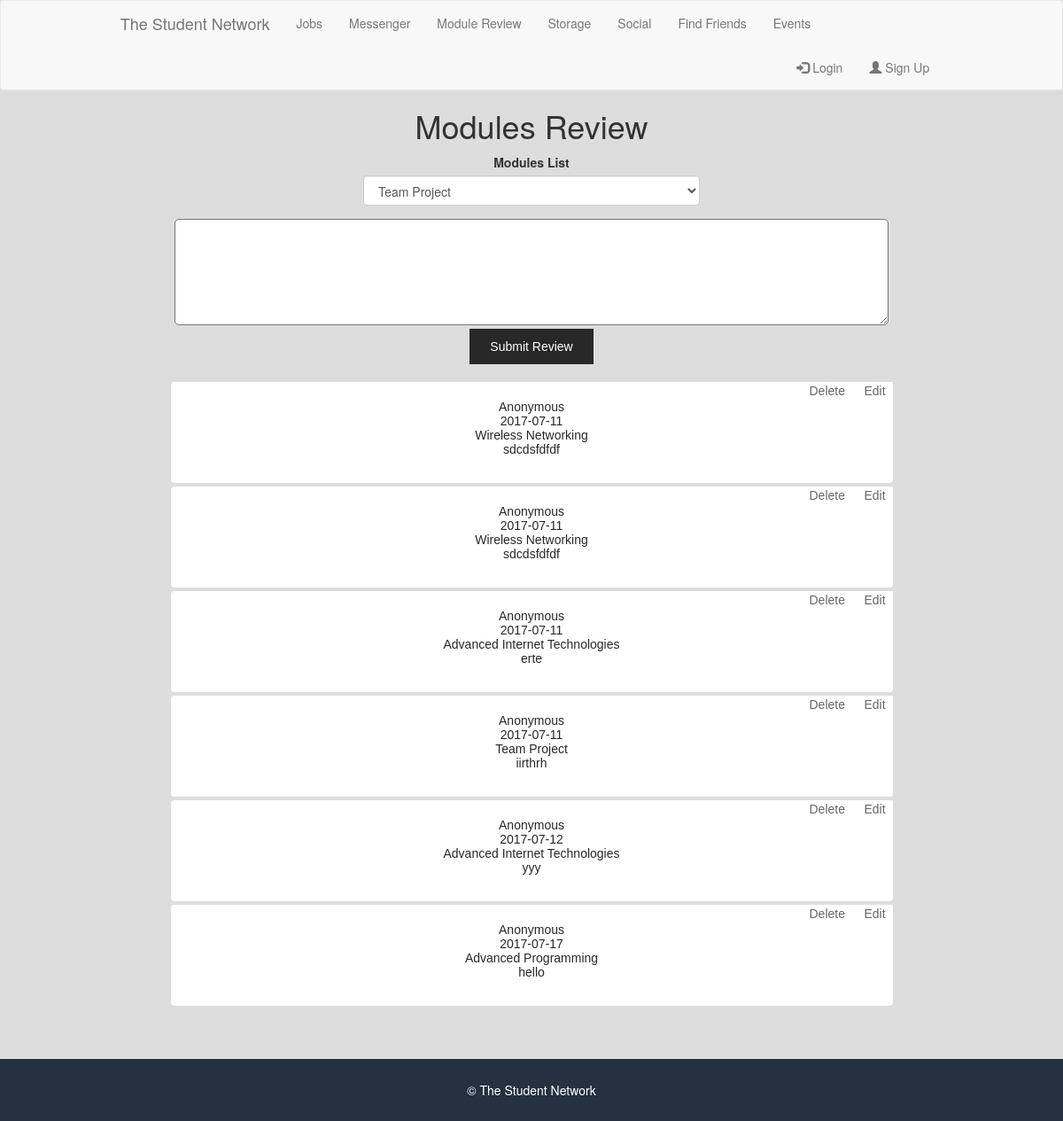
Screenshot of /ModuleReview/index.php with the database file from the repository.
### tables this page shows
CREATE TABLE IF NOT EXISTS `comments` (
  `cid` int(11) NOT NULL AUTO_INCREMENT,
  `uid` varchar(128) NOT NULL,
  `date` date NOT NULL,
  `mPic` varchar(255) NOT NULL,
  `message` text NOT NULL,
  PRIMARY KEY (`cid`)
);

### ModuleReview/comments.link.php (the view, shortened to what this page needs)
<?php
function getComments($conn) {
    $sql = "SELECT * FROM comments";
    $result = $conn->query($sql);
    while($row = $result->fetch_assoc()){
        echo "<div class='comment-box'><p>";
            echo $row['uid']."<br>";
            echo $row['date']."<br>";
            echo $row['mPic']."<br>";
            echo nl2br ($row['message']);
        echo "</p>
         <form class='delete-form' method='POST' action='".deleteComments($conn)."'>
                <input type='hidden' name='cid' value='".$row['cid']."'>
                <button type='submit' name='commentDelete'>Delete</button>
            </form>
            <form class='edit-form' method='POST' action='editcomment.php'>
                <input type='hidden' name='cid' value='".$row['cid']."'>
                <input type='hidden' name='uid' value='".$row['uid']."'>
                <input type='hidden' name='date' value='".$row['date']."'>
                <input type='hidden' name='message' value='".$row['message']."'>
                <button>Edit</button>
            </form>
        </div>";
    }
}
?>

### ModuleReview/style.css (style rules this page uses)
body { background-color: #ddd; }
button { width: 140px; height: 40px; background-color: #282828; border: none; color: #fff; font-family: arial; font-weight: 400; cursor: pointer; margin-bottom:20px; }
.comment-box { width:815px; padding:20px; margin-bottom: 4px; background-color: #fff; border-radius:4px; position: relative; }
.comment-box { font-family: arial; font-size: 14px; line-height: 16px; color: #282828; font-weight: 100; }
.edit-form { position: absolute; top: 0px; right: 0px; }
.edit-form button { width: 40px; height: 20px; color: #282828; background-color: #fff; opacity: 0.7; }
.delete-form { position: absolute; top: 0px; right: 60px; }
.delete-form button { width: 40px; height: 20px; color: #282828; background-color: #fff; opacity: 0.7; }

### rows the page displays
comments: uid "Anonymous", date "2017-07-11", mPic "Wireless Networking", message "sdcdsfdfdf"
comments: uid "Anonymous", date "2017-07-11", mPic "Wireless Networking", message "sdcdsfdfdf"
comments: uid "Anonymous", date "2017-07-11", mPic "Advanced Internet Technologies", message "erte"
comments: uid "Anonymous", date "2017-07-11", mPic "Team Project", message "iirthrh"
comments: uid "Anonymous", date "2017-07-12", mPic "Advanced Internet Technologies", message "yyy"
comments: uid "Anonymous", date "2017-07-17", mPic "Advanced Programming", message "hello"
